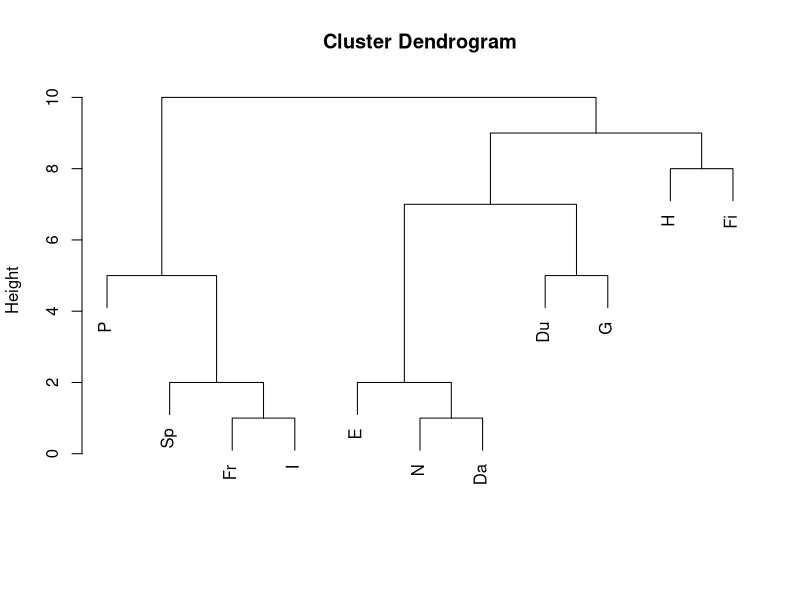

Recreate this plot in R.
####
#### Original data are the words for the numbers one, ..., ten in 11 languages. These 
#### were converted into a matrix of concordance of first letters. So, the (i, j)th 
#### element equals the number of words with the same letter, comparing languages i and 
#### j.
####

dta <- matrix(0, nrow = 11, ncol = 11)
dta[, 1] <- c(10, 8, 8, 3, 4, 4, 4, 4, 3, 1, 1)
dta[-1, 2] <- c(10, 9, 5, 6, 4, 4, 4, 3, 2, 1)
dta[-(1:2), 3] <- c(10, 4, 5, 4, 5, 5, 4, 2, 1)
dta[-(1:3), 4] <- c(10, 5, 1, 1, 1, 0, 2, 1)
dta[-(1:4), 5] <- c(10, 3, 3, 3, 2, 1, 1)
dta[-(1:5), 6] <- c(10, 8, 9, 5, 0, 1)
dta[-(1:6), 7] <- c(10, 9, 7, 0, 1)
dta[-(1:7), 8] <- c(10, 6, 0, 1)
dta[-(1:8), 9] <- c(10, 0, 1)
dta[-(1:9), 10] <- c(10, 2)
dta[-(1:10), 11] <- 10

dta <- dta + t(dta)
diag(dta) <- 10

##
## Cluster analysis.
##

## Define distance matrix as in Example 12.4: Each entry is replaced by 10 minus its 
## value.
dd <- 10 - dta

pdf("figures/language.pdf", height = 5)
plot(hclust(as.dist(dd)), labels = c("E", "N", "Da", "Du", "G", "Fr", "Sp", "I", "P", 
  "H", "Fi"), xlab = "", sub = "")
dev.off()
